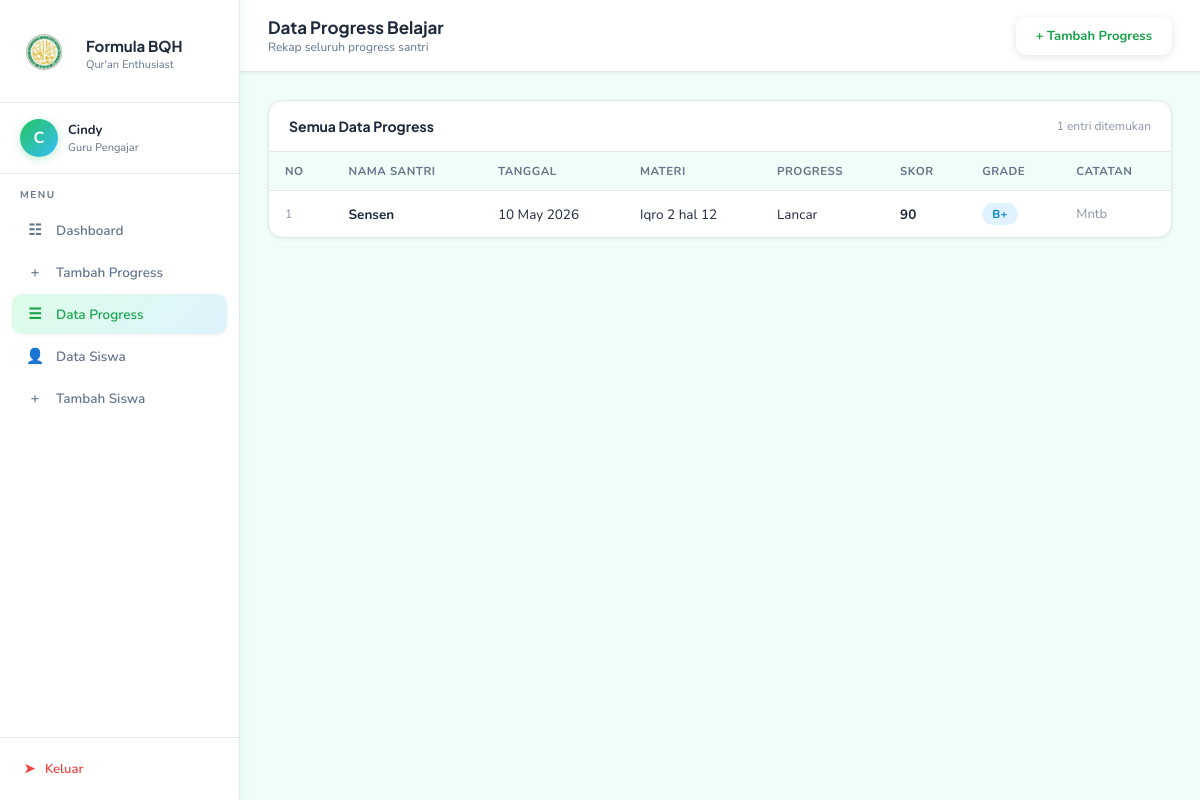
The page /data_progress.php (signed in) on the database its author committed.
### tables this page shows
CREATE TABLE `progress_belajar` (
  `id_progress` int NOT NULL,
  `tanggal` date DEFAULT NULL,
  `materi` varchar(100) DEFAULT NULL,
  `progress` varchar(100) DEFAULT NULL,
  `skor` int DEFAULT NULL,
  `grade` varchar(5) DEFAULT NULL,
  `catatan` text,
  `id_siswa` int DEFAULT NULL,
  `id_guru` int DEFAULT NULL
);

CREATE TABLE `siswa` (
  `id_siswa` int NOT NULL,
  `nama` varchar(100) NOT NULL,
  `jenis_kelamin` enum('Laki-laki','Perempuan') NOT NULL
);

### data_progress.php (the view, shortened to what this page needs)
<?php
require_once 'config/koneksi.php';
$nama    = $_SESSION['nama'];
$inisial = strtoupper(substr($nama, 0, 1));
$query = mysqli_query($koneksi,
    "SELECT progress_belajar.*, siswa.nama AS nama_siswa
     FROM progress_belajar
     JOIN siswa ON progress_belajar.id_siswa = siswa.id_siswa
     ORDER BY tanggal DESC, id_progress DESC"
);
function badgeGrade($grade) {
    $map = ['A+' => 'badge-green', 'A' => 'badge-green', 'B+' => 'badge-blue',
            'B'  => 'badge-blue',  'C+' => 'badge-amber', 'C' => 'badge-amber'];
    $class = $map[$grade] ?? 'badge-red';
    return "<span class='badge $class'>$grade</span>";
}
?>
<!DOCTYPE html>
<html lang="id">
<head>
    <link rel="stylesheet" href="tampilan/style.css">
</head>
<body>
<div class="wrapper">
    <aside class="sidebar">
        <div class="sidebar-logo">
            <img src="tampilan/logoululalbab.png" alt="Logo BQH" class="sidebar-logo-img">
            <div>
                <div class="app-name">Formula BQH</div>
                <div class="app-sub">Qur'an Enthusiast</div>
            </div>
        </div>
        <div class="user-card">
            <div class="avatar"><?= $inisial ?></div>
            <div>
                <div class="user-name"><?= htmlspecialchars($nama) ?></div>
                <div class="user-role">Guru Pengajar</div>
            </div>
        </div>
        <nav>
            <div class="nav-label">Menu</div>
            <a href="dashboard.php"       class="nav-item"><span class="icon">&#9783;</span> Dashboard</a>
            <a href="tambah_progress.php" class="nav-item"><span class="icon">&#43;</span> Tambah Progress</a>
            <a href="data_progress.php"   class="nav-item active"><span class="icon">&#9776;</span> Data Progress</a>
            <a href="data_siswa.php"      class="nav-item"><span class="icon">&#128100;</span> Data Siswa</a>
            <a href="tambah_siswa.php"    class="nav-item"><span class="icon">&#43;</span> Tambah Siswa</a>
        </nav>
        <div class="logout-area">
            <a href="logout.php" class="logout-btn"><span class="icon">&#10148;</span> Keluar</a>
        </div>
    </aside>
    <main class="main">
        <div class="topbar">
            <div>
                <div class="topbar-title">Data Progress Belajar</div>
                <div class="topbar-sub">Rekap seluruh progress santri</div>
            </div>
            <a href="tambah_progress.php" class="btn-primary">&#43; Tambah Progress</a>
        </div>
        <div class="content">
            <div class="card">
                <div class="card-header">
                    <div class="card-title">Semua Data Progress</div>
                    <span style="font-size:12px; color:#8a93a8;"><?= mysqli_num_rows($query) ?> entri ditemukan</span>
                </div>
                <div class="card-body" style="padding:0;">
                    <div class="table-wrap">
                        <table>
                            <thead>
                                <tr>
                                    <th>No</th>
                                    <th>Nama Santri</th>
                                    <th>Tanggal</th>
                                    <th>Materi</th>
                                    <th>Progress</th>
                                    <th>Skor</th>
                                    <th>Grade</th>
                                    <th>Catatan</th>
                                </tr>
                            </thead>
                            <tbody>
                            <?php if (mysqli_num_rows($query) === 0): ?>
                                <tr>
                                    <td colspan="8" style="text-align:center; color:#8a93a8; padding:32px;">
                                        Belum ada data progress.
                                        <a href="tambah_progress.php" style="color:#2563a8;">Tambah sekarang &rarr;</a>
                                    </td>
                                </tr>
                            <?php else: $no = 1; while ($data = mysqli_fetch_assoc($query)): ?>
                                <tr>
                                    <td style="color:#8a93a8; font-size:12px;"><?= $no++ ?></td>
                                    <td><strong><?= htmlspecialchars($data['nama_siswa']) ?></strong></td>
                                    <td><?= date('d M Y', strtotime($data['tanggal'])) ?></td>
                                    <td><?= htmlspecialchars($data['materi']) ?></td>
                                    <td><?= htmlspecialchars($data['progress']) ?></td>
                                    <td><strong><?= $data['skor'] ?></strong></td>
                                    <td><?= badgeGrade($data['grade']) ?></td>
                                    <td style="color:#8a93a8; font-size:13px;"><?= htmlspecialchars($data['catatan']) ?></td>
                                </tr>
                            <?php endwhile; endif; ?>
                            </tbody>
                        </table>
                    </div>
                </div>
            </div>
        </div>
    </main>
</div>
</body>
</html>

### rows shown on the page
progress_belajar: id_siswa.nama "Sensen", tanggal "10 May 2026", materi "Iqro 2 hal 12", progress "Lancar", skor "90", grade "B+", catatan "Mntb"

### other values the page prints
$inisial "C"
$nama "Cindy"
mysqli_num_rows($query) "1"
